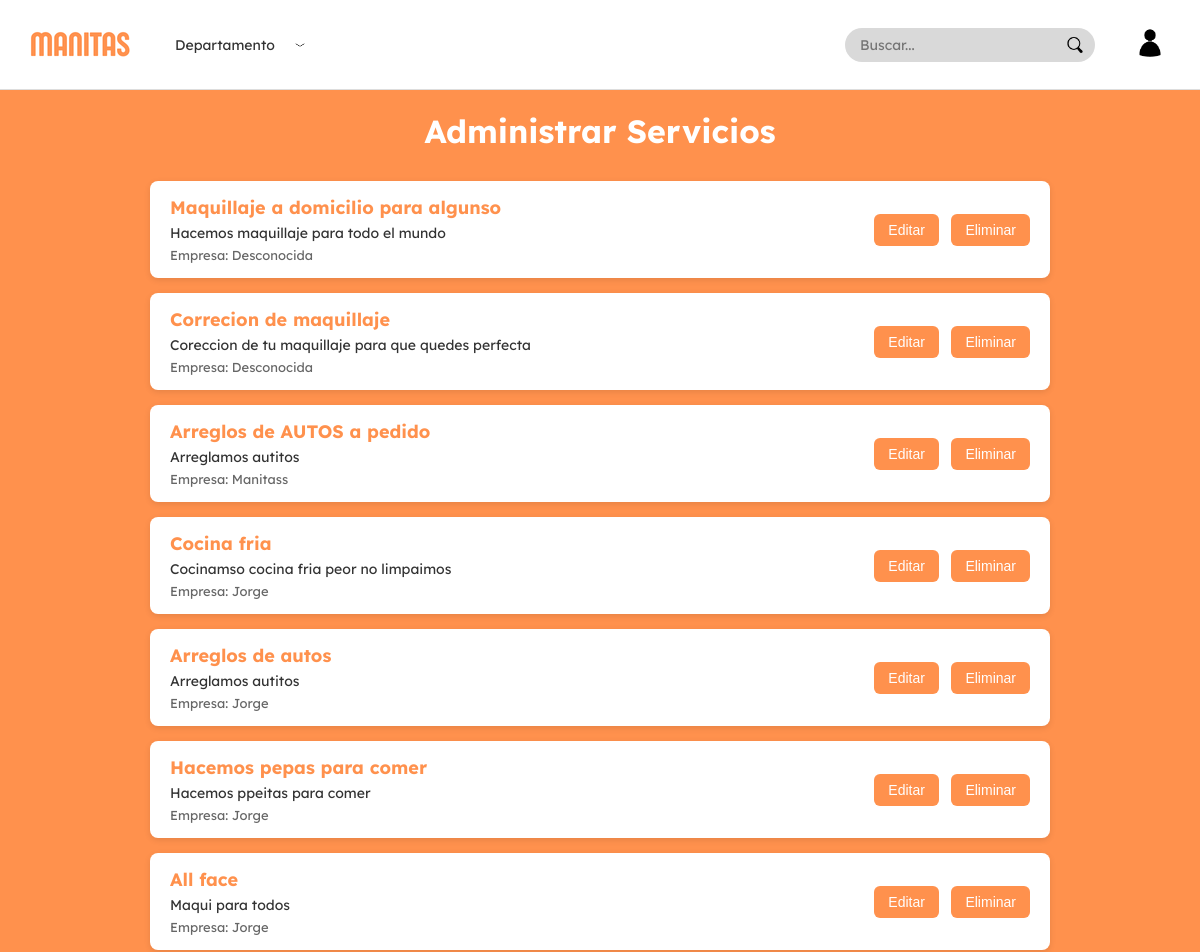
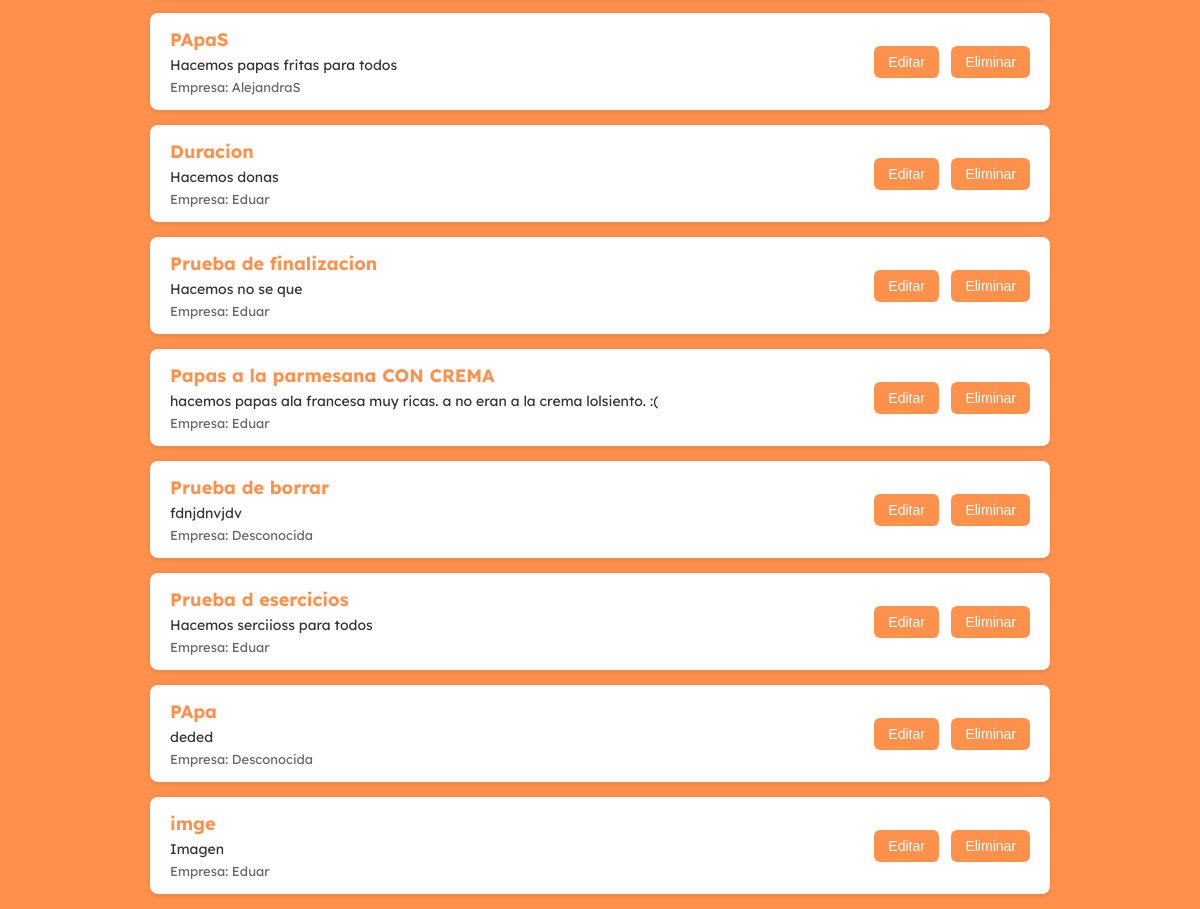
Before: /apps/VIstas/paginas/administrador/admin_servicios.php with the older database file (2 pictures, top to bottom).
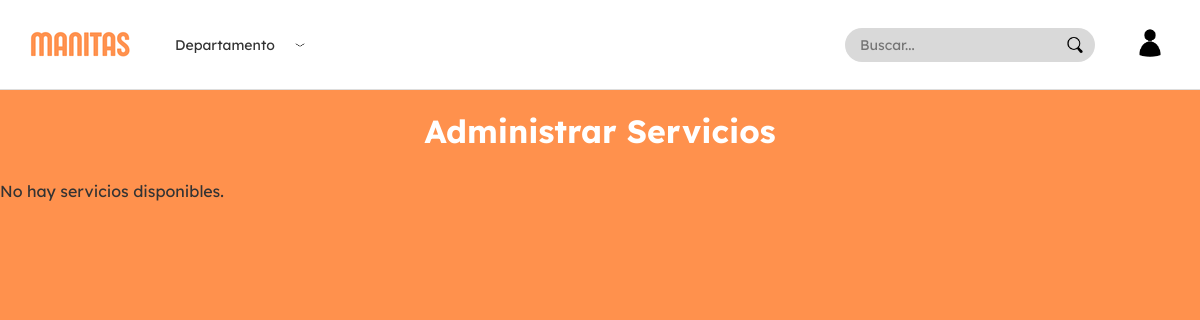
After: the same page with the newer database file.
### tables this page shows
CREATE TABLE `servicio` (
  `IdServicio` int NOT NULL AUTO_INCREMENT,
  `Titulo` varchar(100) NOT NULL,
  `Categoria` enum('Hogar','Autos','Belleza','Cuidado de niños','Digital','Cocina','Salud','Mascotas','Eventos','Educación','Transporte','Arte y Cultura') NOT NULL,
  `Descripcion` varchar(500) DEFAULT NULL,
  `Precio` int NOT NULL,
  `imagen` varchar(255) DEFAULT NULL,
  `departamento` varchar(255) NOT NULL DEFAULT '',
  `Duracion` decimal(3,1) NOT NULL,
  PRIMARY KEY (`IdServicio`),
  CONSTRAINT `chk_precio` CHECK ((`Precio` >= 0))
);

### apps/Controlador/administrador/MostrarServiciosControlador.php (called while the page is built, shortened)
<?php
require_once($_SERVER['DOCUMENT_ROOT'] . '/Proyecto/apps/modelos/Servicio.php');
require_once($_SERVER['DOCUMENT_ROOT'] . '/Proyecto/apps/modelos/Empresa.php');
require_once($_SERVER['DOCUMENT_ROOT'] . '/Proyecto/apps/modelos/Brinda.php');
class ServiciosAdminControlador {
    private $conn;
    public function __construct($conn) {
        $this->conn = $conn;
    }
    public function obtenerServiciosConEmpresa() {
        $sql = "SELECT * FROM servicio";
        $resultado = $this->conn->query($sql);
        $servicios = [];
        if ($resultado) {
            while ($row = $resultado->fetch_assoc()) {
                $servicio = new Servicio(
                    $row['IdServicio'] ?? null,
                    $row['Titulo'] ?? '',
                    $row['Categoria'] ?? '',
                    $row['Descripcion'] ?? '',
                    $row['Precio'] ?? 0,
                    $row['departamento'] ?? '',
                    $row['imagen'] ?? '',
                    $row['Duracion'] ?? 0
                );
                $idEmpresa = Brinda::obtenerIdEmpresaPorServicio($this->conn, $servicio->getIdServicio());
                $empresaObj = $idEmpresa ? Empresa::obtenerPorId($this->conn, $idEmpresa) : null;
                $nombreEmpresa = $empresaObj ? $empresaObj->getNombreEmpresa() : 'Desconocida';
                $servicios[] = [
                    'servicio' => $servicio,
                    'empresa' => $nombreEmpresa
                ];
            }
        }
        return $servicios;
    }
}
?>

### apps/Modelos/Servicio.php (called while the page is built, shortened)
<?php
class Servicio
{
    private $idServicio;
    private $titulo;
    private $categoria;
    private $descripcion;
    private $precio;
    private $departamento;
    private $imagen;
    private $duracion;
    public function __construct(
        $idServicio = null,
        $titulo = '',
        $categoria = '',
        $descripcion = '',
        $precio = 0,
        $departamento = '',
        $imagen = '',
        $duracion = 0
    ) {
        $this->idServicio = $idServicio;
        $this->titulo = $titulo;
        $this->categoria = $categoria;
        $this->descripcion = $descripcion;
        $this->precio = $precio;
        $this->departamento = $departamento;
        $this->imagen = $imagen;
        $this->duracion = $duracion;
    }
    public function getIdServicio()
    {
        return $this->idServicio;
    }
    public function getTitulo()
    {
        return $this->titulo;
    }
    public function getCategoria()
    {
        return $this->categoria;
    }
    public function getDescripcion()
    {
        return $this->descripcion;
    }
    public function getPrecio()
    {
        return $this->precio;
    }
    public function getDepartamento()
    {
        return $this->departamento;
    }
    public function getImagen()
    {
        return $this->imagen;
    }
    public function getDuracion()
    {
        return $this->duracion;
    }
}

### apps/Modelos/Brinda.php (called while the page is built, shortened)
<?php
class Brinda
{
    public static function obtenerIdEmpresaPorServicio($conn, $idServicio)
    {
        $stmt = $conn->prepare("SELECT IdUsuario FROM brinda WHERE IdServicio = ?");
        $stmt->bind_param("i", $idServicio);
        $stmt->execute();
        $res = $stmt->get_result();
        $fila = $res->fetch_assoc();
        return $fila['IdUsuario'] ?? null;
    }
}

### apps/Modelos/Empresa.php (called while the page is built, shortened)
<?php
class Empresa extends Usuario
{
    private $nombreEmpresa;
    public function __construct($idUsuario, $email, $contrasena, $telefono, $nombreEmpresa, $calle, $numero, $imagen = null)
    {
        $this->nombreEmpresa = $nombreEmpresa;
    }
    public function getNombreEmpresa()
    {
        return $this->nombreEmpresa;
    }
    public static function obtenerPorId($conn, $idUsuario)
    {
        $stmt = $conn->prepare("
      SELECT u.IdUsuario, u.Email, u.Contraseña,
       e.NombreEmpresa, e.Calle, e.Numero, e.Imagen
FROM empresa e
JOIN usuario u ON e.IdUsuario = u.IdUsuario
WHERE e.IdUsuario = ?
    ");
        $stmt->bind_param("i", $idUsuario);
        $stmt->execute();
        $res = $stmt->get_result();
        $datos = $res->fetch_assoc();
        if ($datos) {
            return new Empresa(
                $datos['IdUsuario'],
                $datos['Email'],
                $datos['Contraseña'],
                null,
                $datos['NombreEmpresa'],
                $datos['Calle'],
                $datos['Numero'],
                $datos['Imagen']
            );
        }
        return null;
    }
}

### apps/VIstas/paginas/administrador/admin_servicios.php (the view, shortened to what the changed rows need)
<?php
require_once($_SERVER['DOCUMENT_ROOT'] . '/Proyecto/apps/modelos/conexion.php');
require_once($_SERVER['DOCUMENT_ROOT'] . '/Proyecto/apps/Controlador/administrador/MostrarServiciosControlador.php');
$controlador = new ServiciosAdminControlador($conn);
$servicios = $controlador->obtenerServiciosConEmpresa();
?>
<!DOCTYPE html>
<html lang="es">
<head>
    <link rel="stylesheet" href="/Proyecto/public/css/fonts.css">
    <link rel="stylesheet" href="/Proyecto/public/css/paginas/administrador/admin_servicios.css">
    <link rel="stylesheet" href="/Proyecto/public/css/layout/navbar.css">
    <link rel="stylesheet" href="/Proyecto/public/css/layout/modal_servicio.css">
</head>
<body>
    <?php include $_SERVER['DOCUMENT_ROOT'] . '/Proyecto/apps/vistas/layout/navbar.php'; ?>
    <h1>Administrar Servicios</h1>
    <?php if (count($servicios) === 0): ?>
        <p>No hay servicios disponibles.</p>
    <?php else: ?>
        <ul class="servicios-list">
            <?php foreach ($servicios as $item): ?>
                <?php $s = $item['servicio']; ?>
                <li class="servicio-item">
                    <div class="info">
                        <span class="nombre"><?= htmlspecialchars($s->getTitulo()) ?></span>
                        <span class="descripcion"><?= htmlspecialchars($s->getDescripcion()) ?></span>
                        <span class="empresa">Empresa: <?= htmlspecialchars($item['empresa']) ?></span>
                    </div>
                    <div class="acciones">
                        <button
                            class="btn-editar"
                            data-id="<?= $s->getIdServicio() ?>"
                            data-titulo="<?= htmlspecialchars($s->getTitulo(), ENT_QUOTES) ?>"
                            data-categoria="<?= htmlspecialchars($s->getCategoria(), ENT_QUOTES) ?>"
data-departamento="<?= htmlspecialchars($s->getDepartamento(), ENT_QUOTES) ?>"
                            data-precio="<?= htmlspecialchars($s->getPrecio(), ENT_QUOTES) ?>"
                            data-descripcion="<?= htmlspecialchars($s->getDescripcion(), ENT_QUOTES) ?>"
                            data-imagen="<?= htmlspecialchars($s->getImagen(), ENT_QUOTES) ?>"
                            data-duracion="<?= htmlspecialchars((string)$s->getDuracion(), ENT_QUOTES) ?>"
                        >
                            Editar
                        </button>
                        <button class="btn-eliminar" data-id="<?= $s->getIdServicio() ?>">Eliminar</button>
                    </div>
                </li>
            <?php endforeach; ?>
        </ul>
    <?php endif; ?>
</body>
</html>

Changed rows visible on the page:
removed servicio: Titulo "Maquillaje a domicilio para algunso", Descripcion "Hacemos maquillaje para todo el mundo", empresa "Desconocida"
removed servicio: Titulo "Correcion de maquillaje", Descripcion "Coreccion de tu maquillaje para que quedes perfecta", empresa "Desconocida"
removed servicio: Titulo "Arreglos de AUTOS a pedido", Descripcion "Arreglamos autitos", empresa "Manitass"
removed servicio: Titulo "Cocina fria", Descripcion "Cocinamso cocina fria peor no limpaimos", empresa "Jorge"
removed servicio: Titulo "Arreglos de autos", Descripcion "Arreglamos autitos", empresa "Jorge"
removed servicio: Titulo "Hacemos pepas para comer", Descripcion "Hacemos ppeitas para comer", empresa "Jorge"
removed servicio: Titulo "All face", Descripcion "Maqui para todos", empresa "Jorge"
removed servicio: Titulo "PApaS", Descripcion "Hacemos papas fritas para todos", empresa "AlejandraS"
removed servicio: Titulo "Duracion", Descripcion "Hacemos donas", empresa "Eduar"
removed servicio: Titulo "Prueba de finalizacion", Descripcion "Hacemos no se que", empresa "Eduar"
removed servicio: Titulo "Papas a la parmesana CON CREMA", Descripcion "hacemos papas ala francesa muy ricas. a no eran a la crema lolsiento. :(", empresa "Eduar"
removed servicio: Titulo "Prueba de borrar", Descripcion "fdnjdnvjdv", empresa "Desconocida"
removed servicio: Titulo "Prueba d esercicios", Descripcion "Hacemos serciioss para todos", empresa "Eduar"
removed servicio: Titulo "PApa", Descripcion "deded", empresa "Desconocida"
removed servicio: Titulo "imge", Descripcion "Imagen", empresa "Eduar"
Other visible differences:
text now shown: "No hay servicios disponibles."
